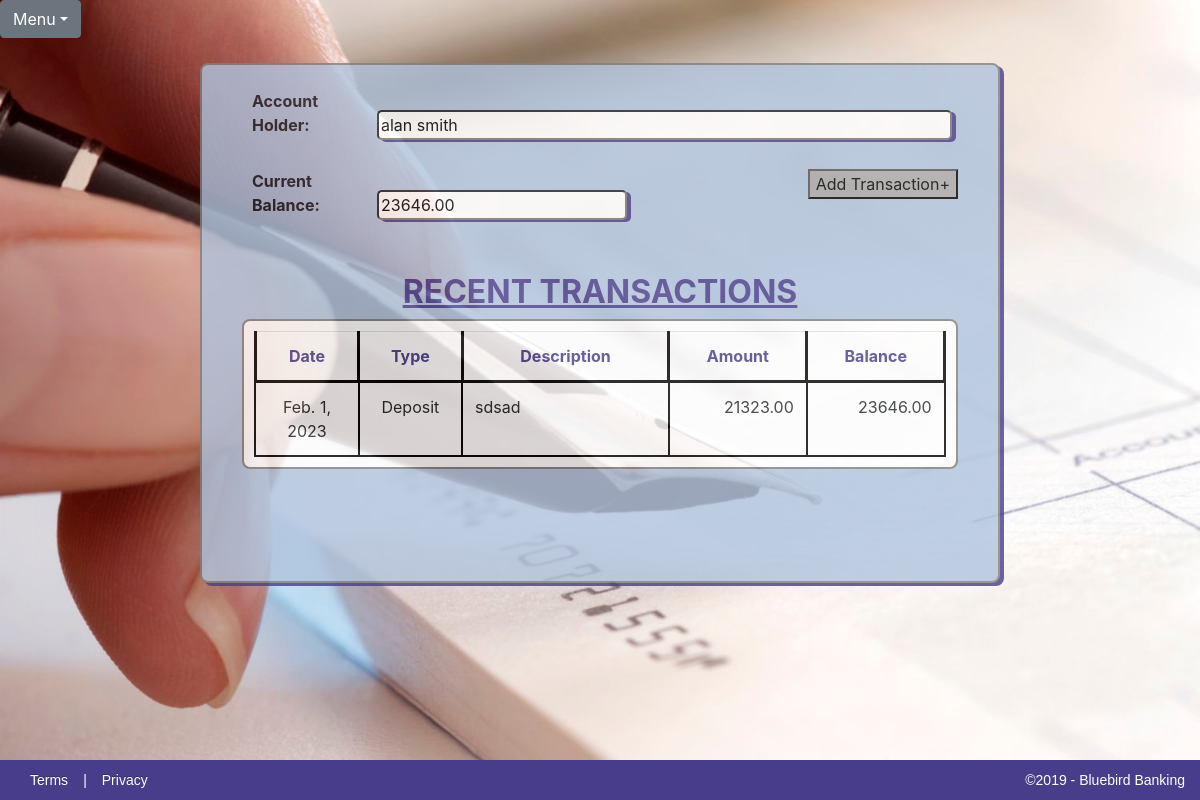
Page /1/balance/ on the committed database.
### Checkbook/models.py (models this page shows)
class Account(models.Model):
    first_name = models.CharField(max_length=50)
    last_name = models.CharField(max_length=50)
    initial_deposit = models.DecimalField(max_digits=15, decimal_places=2)
    Account = models.Manager()
    def __str__(self):
        return self.first_name + ' ' + self.last_name

class Transaction(models.Model):
    date =  models.DateField()
    type = models.CharField(max_length=10, choices=TransactionTypes)
    amount = models.DecimalField(max_digits=15, decimal_places=2)
    description = models.CharField(max_length=100)
    account = models.ForeignKey(Account, on_delete=models.CASCADE)
    Transactions = models.Manager()

### Checkbook/views.py (the view)
# urls.py: path('<int:pk>/balance/', views.balance, name='balance'),
def balance(request, pk):
    account = get_object_or_404(Account, pk = pk)
    transactions = Transaction.Transactions.filter(account = pk)
    current_total = account.initial_deposit
    table_contents = { }
    for t in transactions:
        if t.type == 'Deposit':
            current_total += t.amount
            table_contents.update({t: current_total})
        else:
            current_total -= t.amount
            table_contents.update({t: current_total})
    content = {'account': account, 'table_contents':table_contents, 'balance': current_total}
    return render(request, 'checkbook/BalanceSheet.html', content)

### Checkbook/templates/checkbook/BalanceSheet.html (shortened to what this page needs)
{% extends 'checkbook_base.html' %}
{% block content %}
			<div id="all-transactions-form">
				<form>
					<br>
					<label>Account Holder:</label><input id="accountholder" type="text" name="accountHolder" value="{{ account }}" readonly><br><br>
					<label>Current Balance:</label><input id="balance" type="text" name="currentBalance" value="{{ balance }}" readonly>
					<button type="button"><a href="{% url 'transaction' %}">Add Transaction+</a></button>
				</form>
				<br><br>
			</div>
			<h2>RECENT TRANSACTIONS</h2>
			<table class="table table-responsive" id ="transactions-table">
				<tr id="headerRow">
					<th>Date</th>
					<th>Type</th>
					<th>Description</th>
					<th>Amount</th>
					<th>Balance</th>
				</tr>
				{% for key, total in table_contents.items %}
				<tr>
					<td class="center">{{ key.date }}</td>
					<td class="center">{{ key.type }}</td>
					<td class="left">{{ key.description }}</td>
					<td class="right">{{ key.amount }}</td>
					<td class="right">{{ total }}</td>
				</tr>
				{% endfor %}
			</table>
			<br><br>
{% endblock %}

### Checkbook/static/CSS/CheckbookApp.css (style rules this page uses)
html, body { height: cover; width: cover; }
body { font-family: Lucida Sans Unicode; text-align: center; background-image: url('../../static/images/CheckCalligraphyPen.jpg'); -webkit-background-size: cover; -moz-background-size: cover; -o-background-size: cover; background-size: cover; overflow: scroll; background-repeat: no-repeat; }
label { width: 125px; margin-left: 50px; font-weight: bold; opacity: initial; }
input, select { width: 500px; border-radius: 5px; box-shadow: 4px 2px darkslateblue; }
th { border: 3px solid black; }
tr td { height: 25px; border: 2px solid black; word-wrap: normal; vertical-align: top; width: auto; }
#headerRow { color: darkslateblue; text-align: center; }
.center { text-align: center; width: 15%; }
.left { padding-left: 10px; width: 30%; word-wrap: normal; }
.right { padding-right: 5px; width: 20%; text-align: right; }
.checkbook-container h2 { color: darkslateblue; font-size: 32px; font-weight: bold; text-align: center; text-decoration: underline; }
#all-transactions-form { position: relative; }
#all-transactions-form button { background-color: darkgray; position: relative; right: 40px; float: right; }
#accountholder { width: 575px; }
#balance { width: 250px; }
#transactions-table { background-color:white; width: 90%; height: auto; margin-right: auto; margin-left: auto; padding: 10px; border: 2px solid gray; border-collapse: collapse; border-radius: 8px; table-layout: auto; float: center; position: relative; }
.checkbook-container button, .new-account-button { background-color: darkgray; display: block; margin-left: auto; margin-right: auto; }
button a, button a:hover { text-decoration: none; text-align: center; color:black; }

### rows in the picture
Account: accountHolder "alan smith"
Transaction: date "Feb. 1, 2023", type "Deposit", description "sdsad", amount "21323.00", total "23646.00"
